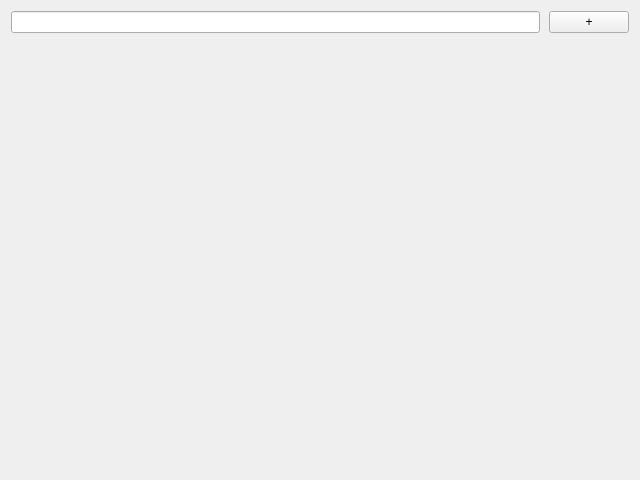
<?xml version="1.0" encoding="UTF-8"?>
<ui version="4.0">
 <class>ContactList</class>
 <widget class="QWidget" name="ContactList">
  <property name="geometry">
   <rect>
    <x>0</x>
    <y>0</y>
    <width>640</width>
    <height>480</height>
   </rect>
  </property>
  <property name="windowTitle">
   <string>Form</string>
  </property>
  <layout class="QVBoxLayout" name="verticalLayout">
   <item>
    <widget class="QFrame" name="frame">
     <property name="frameShape">
      <enum>QFrame::NoFrame</enum>
     </property>
     <property name="frameShadow">
      <enum>QFrame::Plain</enum>
     </property>
     <layout class="QHBoxLayout" name="horizontalLayout">
      <property name="spacing">
       <number>9</number>
      </property>
      <property name="leftMargin">
       <number>0</number>
      </property>
      <property name="topMargin">
       <number>0</number>
      </property>
      <property name="rightMargin">
       <number>0</number>
      </property>
      <property name="bottomMargin">
       <number>0</number>
      </property>
      <item>
       <widget class="QLineEdit" name="lineEdit"/>
      </item>
      <item>
       <widget class="QPushButton" name="pushButton">
        <property name="text">
         <string>+</string>
        </property>
       </widget>
      </item>
     </layout>
    </widget>
   </item>
   <item>
    <widget class="QScrollArea" name="scrollArea">
     <property name="frameShape">
      <enum>QFrame::NoFrame</enum>
     </property>
     <property name="frameShadow">
      <enum>QFrame::Plain</enum>
     </property>
     <property name="widgetResizable">
      <bool>true</bool>
     </property>
     <widget class="QWidget" name="scrollAreaWidgetContents">
      <property name="geometry">
       <rect>
        <x>0</x>
        <y>0</y>
        <width>622</width>
        <height>429</height>
       </rect>
      </property>
      <layout class="QVBoxLayout" name="verticalLayout_2"/>
     </widget>
    </widget>
   </item>
  </layout>
 </widget>
 <resources/>
 <connections/>
</ui>
